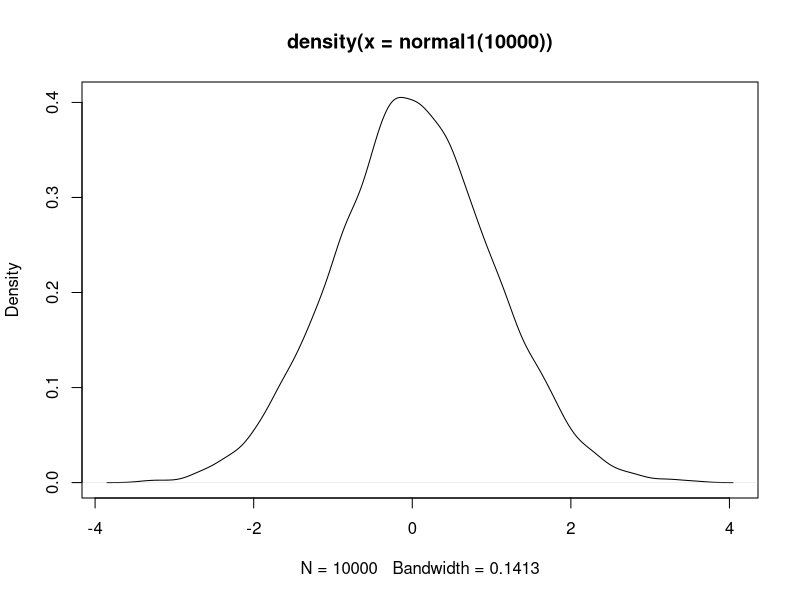
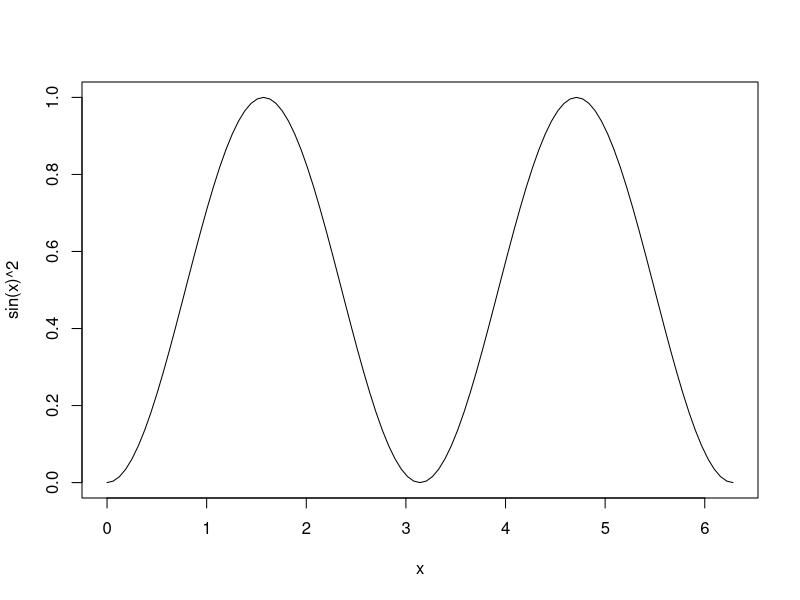
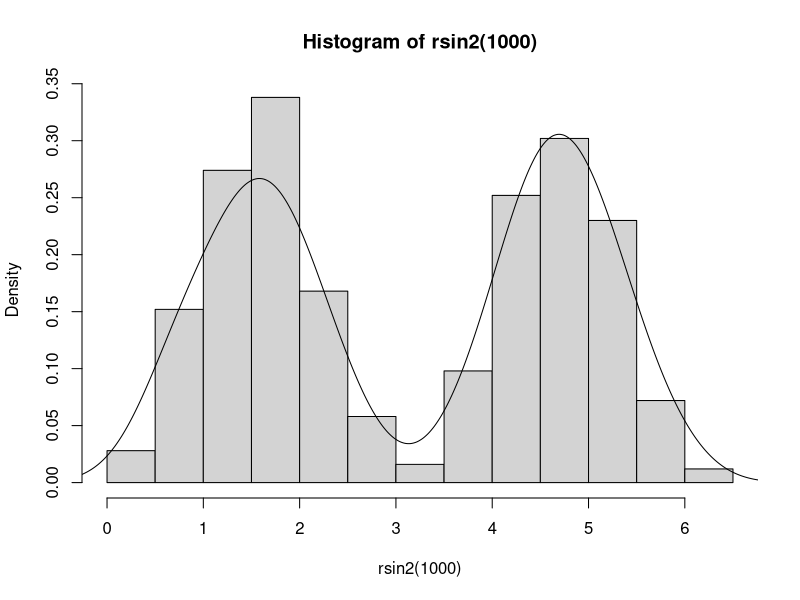
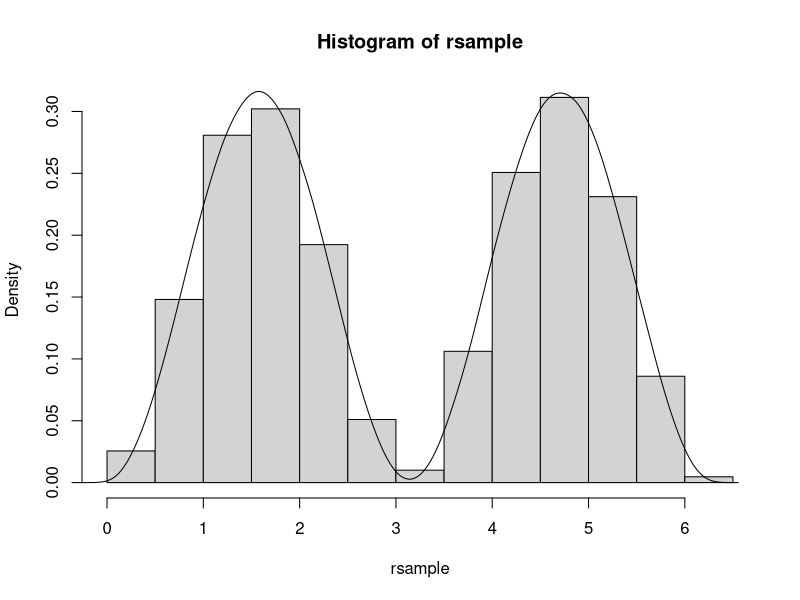

Source code (R) for these figures, in order:
## ---- chunk 1
normal1<-function(n){
  r1<-runif(n, min=-4, max=4)
  r2<-runif(n)
  ans<-r1[r2<2.5*dnorm(r1)]
  while(length(ans)<n){
    r1<-runif(n, min=-4, max=4)
    r2<-runif(n)
    ans<-c(ans, r1[r2<2.5*dnorm(r1)])
  }
  ans[1:n]
}
plot(density(normal1(10000)))
normal2<-function(n){
  kg<-function(x) 0.2*exp(-0.5*(x^2))
  r1<-rexp(n, 0.5)
  r2<-runif(n)
  ans<-r1[r2*dexp(r1, 0.5)<kg(r1)]
  while(length(ans)<n){
    r1<-rexp(n, 0.5)
    r2<-runif(n)
    ans<-c(ans, -ans, r1[r2*dexp(r1, 0.5)<kg(r1)], -r1[r2*dexp(r1, 0.5)<kg(r1)])
  }
  ans[1:n]
}
## ---- chunk 2
##a
curve(sin(x)^2, from=0, to=2*pi)
##b
u<-runif(10000, min=0, max=2*pi)
mean(sin(u)^2*(2*pi))
## ---- chunk 3
##c=pi
##d
rsin2<-function(n){
  r1<-runif(n, min=0, max=2*pi)
  r2<-runif(n)
  ans<-r1[r2*0.5<(sin(r1)^2)/pi]
  while(length(ans)<n){
    r1<-runif(n, min=0, max=2*pi)
    r2<-runif(n)
    ans<-c(ans, r1[r2*0.5<(sin(r1)^2)/pi])
  }
  ans[1:n]
}
hist(rsin2(1000), freq=FALSE)
lines(density(rsin2(1000)))
##e
rsample<-rsin2(1000000)
hist(rsample, freq=FALSE)
lines(density(rsample))
mean(rsample)
## ---- chunk 4
r1<-c(0.1, 0.5, 0.0, 0.4)
r2<-c(0.2, 0.3, 0.5, 0.0)
r3<-c(0.3, 0.0, 0.5, 0.2)
r4<-c(0.2, 0.3, 0.2, 0.3)
P<-rbind(r1,r2,r3,r4)
P
## ---- chunk 5
cells<-c(0.2, 0.3, 0.8, 0.7)
rnames<-c("sunny", "rainy")
cnames<-c("sunny", "rainy")
M<-matrix(cells,nrow=2,dimnames=list(rnames,cnames))
M
## ---- chunk 6
H3<-1/cbind(seq(1, 3), seq(2, 4), seq(3,5))
H3
Hnew<-H3
Hnew[lower.tri(H3)]<-0
Hnew
## ---- chunk 7
##a
hilbert<-function(n){
  A<-matrix(NA,nrow=n,ncol=n)
  for (i in 1:n){
    for (j in 1:n){
      A[i,j]<-1/(i+j-1)
    }
  }
  return(A)
}
##b
solve(hilbert(1))
solve(hilbert(2))
solve(hilbert(3))
solve(hilbert(4))
solve(hilbert(5))
solve(hilbert(6))
solve(hilbert(7))
solve(hilbert(8))
solve(hilbert(9))
solve(hilbert(10))
qr.solve(hilbert(1))
qr.solve(hilbert(2))
qr.solve(hilbert(3))
qr.solve(hilbert(4))
qr.solve(hilbert(5))
qr.solve(hilbert(6))
#qr.solve(hilbert(7))
#qr.solve(hilbert(8))
#qr.solve(hilbert(9))
#qr.solve(hilbert(10))
eigen(hilbert(7))$values
eigen(hilbert(8))$values
eigen(hilbert(9))$values
eigen(hilbert(10))$values
